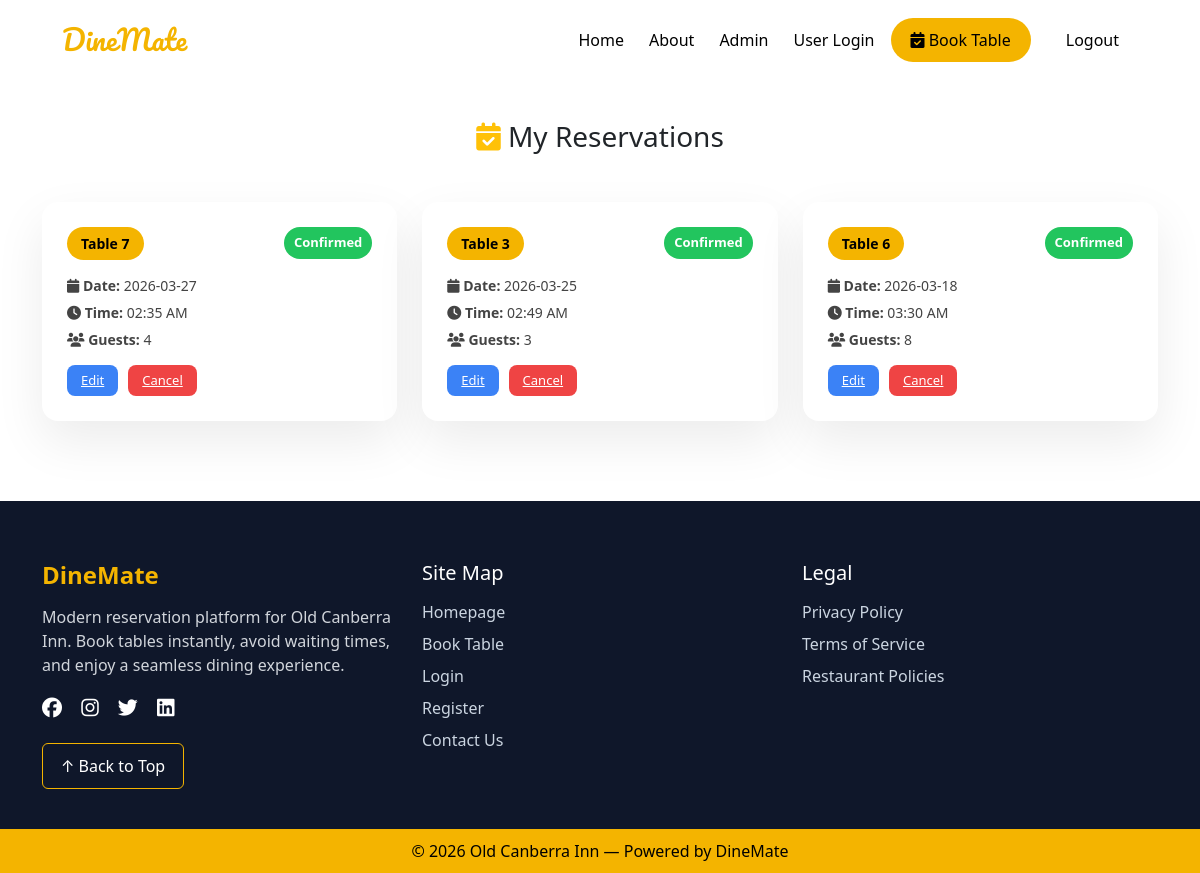
The page /bookings/my-bookings.php (signed in) on the database its author committed.
### tables this page shows
CREATE TABLE `bookings` (
  `booking_id` int(11) NOT NULL,
  `user_id` int(11) NOT NULL,
  `table_id` int(11) NOT NULL,
  `booking_date` date NOT NULL,
  `booking_time` time NOT NULL,
  `number_of_guests` int(11) NOT NULL,
  `special_request` text DEFAULT NULL,
  `status` enum('pending','confirmed','cancelled') DEFAULT 'confirmed',
  `created_at` timestamp NOT NULL DEFAULT current_timestamp()
);

CREATE TABLE `restaurant_tables` (
  `table_id` int(11) NOT NULL,
  `table_number` int(11) NOT NULL,
  `capacity` int(11) NOT NULL,
  `status` enum('available','unavailable') DEFAULT 'available',
  `created_at` timestamp NOT NULL DEFAULT current_timestamp()
);

### bookings/my-bookings.php (the view, shortened to what this page needs)
<?php
require_once "../config/db.php";
$stmt = $pdo->prepare("
SELECT b.*, t.table_number
FROM bookings b
JOIN restaurant_tables t
ON b.table_id = t.table_id
WHERE b.user_id = ?
ORDER BY b.booking_date DESC
");
$stmt->execute([$_SESSION['user_id']]);
$bookings = $stmt->fetchAll(PDO::FETCH_ASSOC);
?>
<?php include "../includes/header.php"; ?>
<div class="container bookings-wrapper">
<h3 class="text-center mb-5">
<i class="fa fa-calendar-check text-warning"></i>
My Reservations
</h3>
<?php if($bookings): ?>
<div class="booking-grid">
<?php foreach($bookings as $b): ?>
<div class="booking-card">
<div class="booking-header">
<div class="table-badge">
Table <?= $b['table_number'] ?>
</div>
<div class="status confirmed">
<?= ucfirst($b['status']) ?>
</div>
</div>
<div class="booking-details">
<p>
<i class="fa fa-calendar"></i>
<strong>Date:</strong>
<?= $b['booking_date'] ?>
</p>
<p>
<i class="fa fa-clock"></i>
<strong>Time:</strong>
<?= date("h:i A",strtotime($b['booking_time'])) ?>
</p>
<p>
<i class="fa fa-users"></i>
<strong>Guests:</strong>
<?= $b['number_of_guests'] ?>
</p>
</div>
<div class="booking-actions">
<a href="modify-booking.php?id=<?= $b['booking_id'] ?>" class="btn-edit">
Edit
</a>
<a href="cancel-booking.php?id=<?= $b['booking_id'] ?>" class="btn-cancel">
Cancel
</a>
</div>
</div>
<?php endforeach; ?>
</div>
<?php endif; ?>
</div>
<?php include "../includes/footer.php"; ?>

### bookings/my-bookings.php (style rules this page uses)
.bookings-wrapper { margin-top:120px; margin-bottom:80px; }
.booking-grid { display:grid; grid-template-columns:repeat(auto-fit,minmax(300px,1fr)); gap:25px; }
.booking-card { background:white; border-radius:16px; padding:25px; box-shadow:0 20px 50px rgba(0,0,0,0.08); transition:0.3s; position:relative; overflow:hidden; }
.booking-header { display:flex; justify-content:space-between; align-items:center; margin-bottom:15px; }
.table-badge { background:#f4b400; color:black; padding:6px 14px; border-radius:30px; font-weight:600; font-size:14px; }
.status { font-size:13px; padding:6px 10px; border-radius:20px; font-weight:600; }
.status.confirmed { background:#22c55e; color:white; }
.booking-details { margin-top:10px; }
.booking-details p { margin-bottom:6px; font-size:14px; color:#444; }
.booking-actions { margin-top:15px; display:flex; gap:10px; }
.btn-edit { background:#3b82f6; color:white; border:none; padding:6px 14px; border-radius:8px; font-size:13px; }
.btn-cancel { background:#ef4444; color:white; border:none; padding:6px 14px; border-radius:8px; font-size:13px; }

### rows shown on the page
bookings: table.table_number "7", status "Confirmed", booking_date "2026-03-27", booking_time "02:35 AM", number_of_guests "4"
bookings: table.table_number "3", status "Confirmed", booking_date "2026-03-25", booking_time "02:49 AM", number_of_guests "3"
bookings: table.table_number "6", status "Confirmed", booking_date "2026-03-18", booking_time "03:30 AM", number_of_guests "8"
